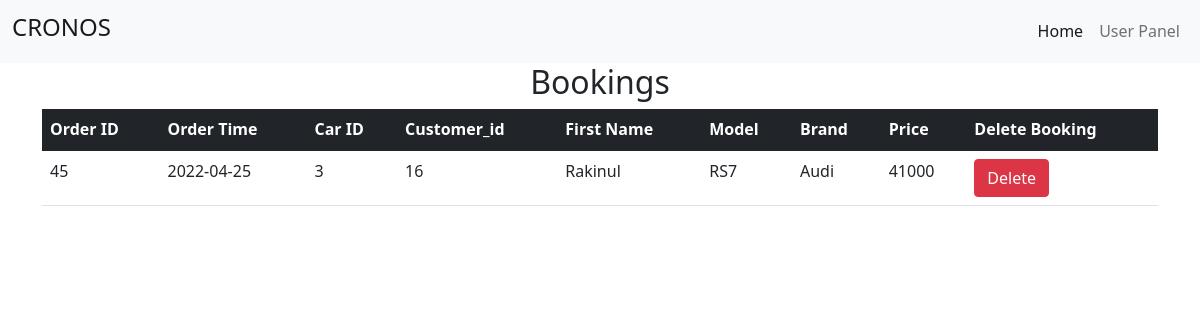
The app's page /userBooking.php (signed in) with its own data.
### tables this page shows
CREATE TABLE `booking` (
  `order_id` int(11) NOT NULL,
  `order_time` date NOT NULL DEFAULT current_timestamp(),
  `customer_id` int(11) NOT NULL,
  `car_id` int(11) NOT NULL,
  `rent_days` int(11) NOT NULL,
  `shipping_address` text NOT NULL,
  `zip_code` int(11) NOT NULL,
  `total_price` int(11) NOT NULL
);

CREATE TABLE `car` (
  `car_status` varchar(10) NOT NULL DEFAULT 'not-booked',
  `chassis_no` int(11) NOT NULL,
  `car_id` int(11) NOT NULL,
  `model` varchar(30) NOT NULL,
  `brand` varchar(30) NOT NULL,
  `year_of_release` date DEFAULT NULL,
  `price` int(11) NOT NULL,
  `picture` varchar(1000) NOT NULL DEFAULT 'https://img.lovepik.com/free-png/20210926/lovepik-car-icon-png-image_401486754_wh1200.png'
);

CREATE TABLE `customer` (
  `customer_id` int(11) NOT NULL,
  `first_name` varchar(20) NOT NULL,
  `last_name` varchar(20) NOT NULL,
  `city` varchar(20) NOT NULL,
  `address` varchar(100) NOT NULL,
  `phone_number` varchar(11) NOT NULL,
  `email` varchar(50) NOT NULL,
  `password` varchar(30) NOT NULL
);

### userBooking.php (the view, shortened to what this page needs)
<!DOCTYPE html>
<html lang="en">
<head>
    <link href="https://cdn.jsdelivr.net/npm/bootstrap@5.1.3/dist/css/bootstrap.min.css" rel="stylesheet" />
    <link rel="stylesheet" href="style.css" />
    <link rel="stylesheet" href="fontawesome-free-5.15.4-web/fontawesome-free-5.15.4-web/css/all.css" />
</head>
<body>
    <navbar>
        <nav class="navbar navbar-expand-lg navbar-light bg-light">
            <div class="container-fluid">
                <a class="navbar-brand" href="index.php">
                    <h4>CRONOS</h4>
                </a>
                <div class="collapse navbar-collapse" id="navbarNav">
                    <ul class="navbar-nav ms-auto">
                        <li class="nav-item">
                            <a class="nav-link active" aria-current="page" href="index.php">Home</a>
                        </li>
                        <li class="nav-item">
                            <a class="nav-link" href="userPanel.php">User Panel</a>
                        </li>
                    </ul>
                </div>
            </div>
        </nav>
    </navbar>
    <?php
    $customer_id = $_SESSION['customer_id'];
    ?>
    <main class="container">
        <div class="text-center">
            <h2>Bookings</h2>
        </div>
        <div>
            <table class="table">
                <thead class="table-dark">
                    <tr>
                        <th scope="col">Order ID</th>
                        <th scope="col">Order Time</th>
                        <th scope="col">Car ID</th>
                        <th scope="col">Customer_id</th>
                        <th scope="col">First Name</th>
                        <th scope="col">Model</th>
                        <th scope="col">Brand</th>
                        <th scope="col">Price</th>
                        <th scope="col">Delete Booking</th>
                    </tr>
                </thead>
                <tbody>
                    <?php
                    require_once("dbConnect.php");
                    $sql = "SELECT order_id, order_time, car.car_id, customer.customer_id,
                    customer.first_name ,car.model, car.brand, car.price FROM booking
                    INNER JOIN customer on customer.customer_id = booking.customer_id
                    INNER JOIN car on car.car_id = booking.car_id WHERE booking.customer_id='$customer_id' ORDER BY order_id DESC;";
                    $result = mysqli_query($conn, $sql);
                    if (mysqli_num_rows($result) > 0) {
                        while ($row = mysqli_fetch_array($result)) {
                    ?>
                            <tr>
                                <td><?php echo $row[0]; ?></td>
                                <td><?php echo $row[1]; ?></td>
                                <td><?php echo $row[2] ?> </td>
                                <td><?php echo $row[3] ?></td>
                                <td><?php echo $row[4] ?> </td>
                                <td><?php echo $row[5] ?></td>
                                <td><?php echo $row[6] ?> </td>
                                <td><?php echo $row[7] ?> </td>
                                <td><button class="btn btn-danger"><a href="deleteBookingFromUserEnd.php
                                ?booking_id=<?php echo $row[0]; ?> & car_id=<?php echo $row[2]; ?>">Delete</a></button></button></td>
                            </tr>
                    <?php
                        }
                    }
                    ?>
                </tbody>
            </table>

### style.css (style rules this page uses)
.container { height: 100%; }
.btn-anchor, a { text-decoration: none; color: white; }

### records on screen
booking: order_id "45", order_time "2022-04-25", car.car_id "3", customer.customer_id "16", customer.first_name "Rakinul", car.model "RS7", car.brand "Audi", car.price "41000"
